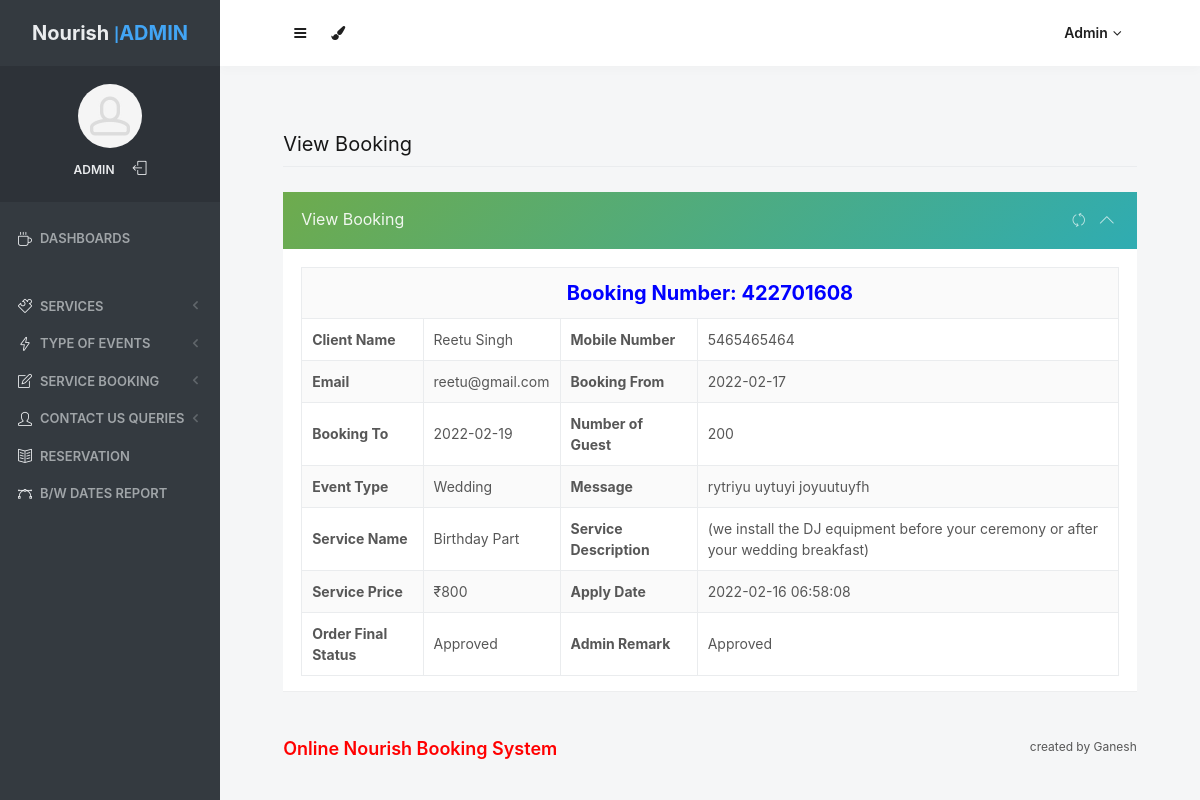
Before: /admin/view-booking-detail.php?editid=1&&bookingid=422701608 (signed in) with the older database file.
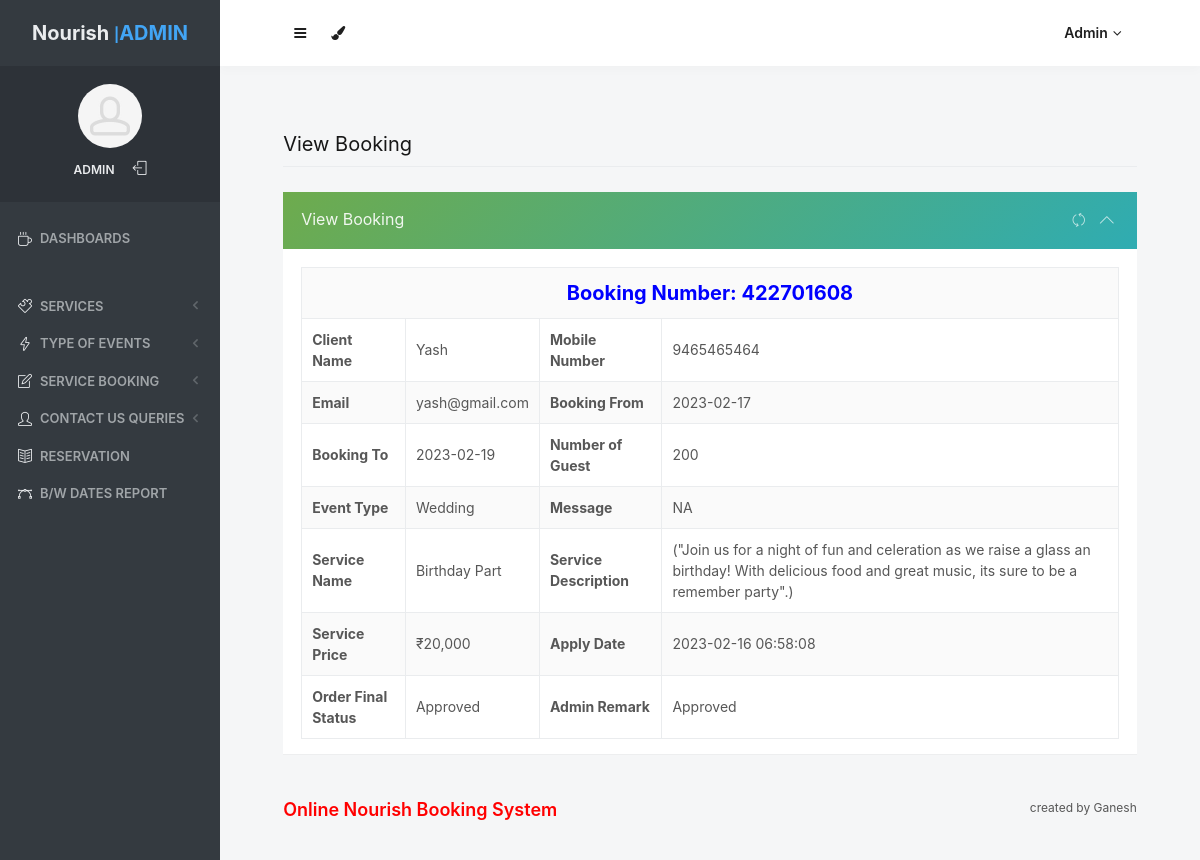
After: the same page with the newer database file.
### tables this page shows
CREATE TABLE `tblbooking` (
  `ID` int(10) NOT NULL,
  `BookingID` int(10) DEFAULT NULL,
  `ServiceID` int(10) DEFAULT NULL,
  `UserID` int(5) DEFAULT NULL,
  `BookingFrom` date DEFAULT NULL,
  `BookingTo` date DEFAULT NULL,
  `EventType` varchar(200) DEFAULT NULL,
  `Numberofguest` int(10) DEFAULT NULL,
  `Message` mediumtext DEFAULT NULL,
  `BookingDate` timestamp NULL DEFAULT current_timestamp(),
  `Remark` varchar(200) DEFAULT NULL,
  `Status` varchar(200) DEFAULT NULL,
  `UpdationDate` timestamp NULL DEFAULT NULL ON UPDATE current_timestamp()
);

CREATE TABLE `tbluser` (
  `ID` int(10) NOT NULL,
  `FullName` varchar(200) DEFAULT NULL,
  `MobileNumber` bigint(10) DEFAULT NULL,
  `Email` varchar(200) DEFAULT NULL,
  `Password` varchar(200) DEFAULT NULL,
  `RegDate` timestamp NULL DEFAULT current_timestamp()
);

CREATE TABLE `tblservice` (
  `ID` int(10) NOT NULL,
  `ServiceName` varchar(200) DEFAULT NULL,
  `SerDes` varchar(250) NOT NULL,
  `ServicePrice` varchar(200) DEFAULT NULL,
  `CreationDate` timestamp NULL DEFAULT current_timestamp()
);

### admin/view-booking-detail.php (the view, shortened to what this page needs)
<?php
if (strlen($_SESSION['odmsaid']==0)) {
  header('location:logout.php');
  } else{
?>
<!doctype html>
 <html lang="en" class="no-focus">
    <head>
<link rel="stylesheet" id="css-main" href="assets/css/codebase.min.css">
</head>
    <body>
        <div id="page-container" class="sidebar-o sidebar-inverse side-scroll page-header-fixed main-content-narrow">
             <?php include_once('includes/sidebar.php');?>
          <?php include_once('includes/header.php');?>
            <main id="main-container">
                <div class="content">
                    <h2 class="content-heading">View Booking</h2>
                    <div class="row">
                        <div class="col-md-12">
                            <div class="block block-themed">
                                <div class="block-header bg-gd-emerald">
                                    <h3 class="block-title">View Booking</h3>
                                    <div class="block-options">
                                        <button type="button" class="btn-block-option" data-toggle="block-option" data-action="state_toggle" data-action-mode="demo">
                                            <i class="si si-refresh"></i>
                                        </button>
                                        <button type="button" class="btn-block-option" data-toggle="block-option" data-action="content_toggle"></button>
                                    </div>
                                </div>
                                <div class="block-content">
                                    <?php
                  $eid=$_GET['editid'];
$sql="SELECT tbluser.FullName,tbluser.MobileNumber,tbluser.Email,tblbooking.BookingID,tblbooking.BookingDate,tblbooking.BookingFrom,tblbooking.BookingTo,tblbooking.EventType,tblbooking.Numberofguest,tblbooking.Message, tblbooking.Remark,tblbooking.Status,tblbooking.UpdationDate,tblservice.ServiceName,tblservice.SerDes,tblservice.ServicePrice from tblbooking join tblservice on tblbooking.ServiceID=tblservice.ID join tbluser on tbluser.ID=tblbooking.UserID  where tblbooking.ID=:eid";
$query = $dbh -> prepare($sql);
$query-> bindParam(':eid', $eid, PDO::PARAM_STR);
$query->execute();
$results=$query->fetchAll(PDO::FETCH_OBJ);
$cnt=1;
if($query->rowCount() > 0)
{
foreach($results as $row)
{               ?>
                            <table border="1" class="table table-bordered table-striped table-vcenter js-dataTable-full-pagination">
                                <tr>
                                    <th colspan="5" style="text-align: center;font-size: 20px;color: blue;">Booking Number: <?php  echo $row->BookingID;?>
                                    </th>
                                </tr>
                                            <tr>
    <th>Client Name</th>
    <td><?php  echo $row->FullName;?></td>
     <th>Mobile Number</th>
    <td><?php  echo $row->MobileNumber;?></td>
  </tr>
  <tr>
   <th>Email</th>
    <td><?php  echo $row->Email;?></td>
     <th>Booking From</th>
    <td><?php  echo $row->BookingFrom;?></td>
  </tr>
   <tr>
   <th>Booking To</th>
    <td><?php  echo $row->BookingTo;?></td>
    <th>Number of Guest</th>
    <td><?php  echo $row->Numberofguest;?></td>
  </tr>
  <tr>
    <th>Event Type</th>
    <td><?php  echo $row->EventType;?></td>
    <th>Message</th>
    <td><?php  echo $row->Message;?></td>
  </tr>
  <tr>
    <th>Service Name</th>
    <td><?php  echo $row->ServiceName;?></td>
    <th>Service Description</th>
    <td><?php  echo $row->SerDes;?></td>
  </tr>
   <tr>
    <th>Service Price</th>
    <td>₹<?php  echo $row->ServicePrice;?></td>
    <th>Apply Date</th>
    <td><?php  echo $row->BookingDate;?></td>
  </tr>
  <tr>
     <th>Order Final Status</th>
    <td> <?php  $status=$row->Status;
if($row->Status=="Approved")
{
  echo "Approved";
}
     ;?></td>
     <th >Admin Remark</th>
    <?php if($row->Status==""){ ?>
                     <td><?php echo "Not Updated Yet"; ?></td>
<?php } else { ?>                  <td><?php  echo htmlentities($row->Remark);?>
                  </td>
                  <?php } ?>
  </tr>
<?php $cnt=$cnt+1;}} ?>
</table>
                </div>
            </main>
          <?php include_once('includes/footer.php');?>
        </div>
    </body>
</html>
<?php }  ?>

Changed rows visible on the page:
changed tblbooking "Wedding": UserID.FullName "Reetu Singh" → "Yash"; UserID.MobileNumber "5465465464" → "9465465464"; UserID.Email "reetu@gmail.com" → "yash@gmail.com"; BookingFrom "2022-02-17" → "2023-02-17"; BookingTo "2022-02-19" → "2023-02-19"; Message "rytriyu uytuyi joyuutuyfh" → "NA"; ServiceID.SerDes "(we install the DJ equipment before your ceremony or after your wedding breakfast)" → "(\"Join us for a night of fun and celeration as we raise a glass an birthday! With delicious food and great music, its sure to be a remember party\".)"; ServiceID.ServicePrice "800" → "20,000"; BookingDate "2022-02-16 06:58:08" → "2023-02-16 06:58:08"
